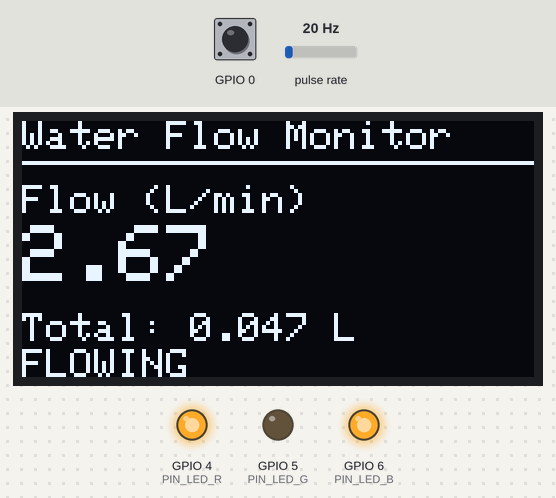
A program run on a simulated ESP32-S3. On the bench: 128×64 one-colour display, output pins drawn as LEDs (lit = HIGH). Wiring (inferred from the names in the program): pulse sensor: data GPIO 7. Inputs (shaded band) come from the test bench; at power-on: pulse rate 20 Hz, GPIO 0 HIGH. EEPROM starts erased; what the program prints to the serial monitor is not drawn.

Above: at 2.8 s.
2.9 s: pulse rate (sensor on GPIO 7) set to 4 Hz
At 4.5 s:
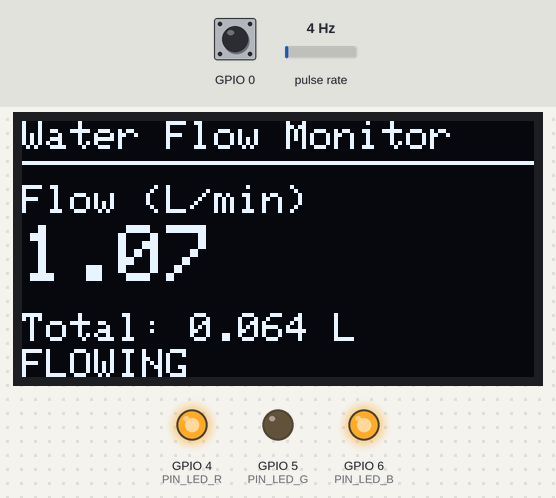
5.9 s: GPIO 0 pulled LOW for 3.2 s
At 10.4 s:
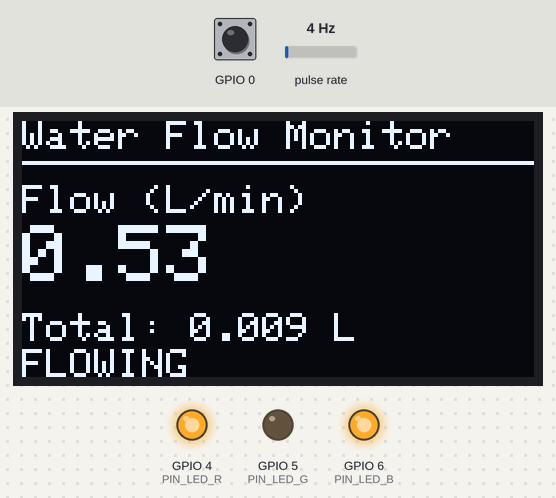
12.1 s: pulse rate (sensor on GPIO 7) set to 50 Hz
At 13.5 s:
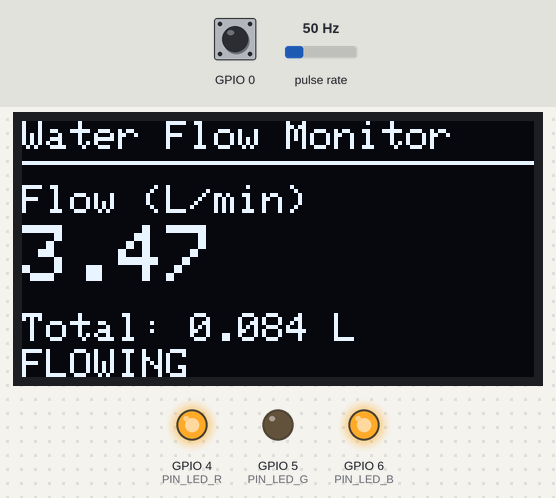
15.1 s: pulse rate (sensor on GPIO 7) set to 100 Hz
At 16.2 s:
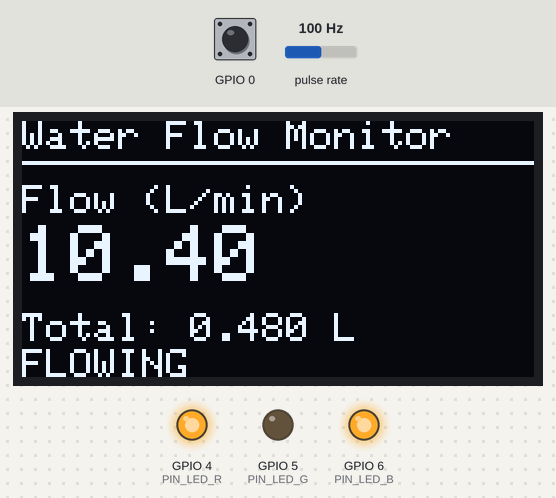
18.1 s: GPIO 0 pulled LOW for 3.2 s
At 22.1 s:
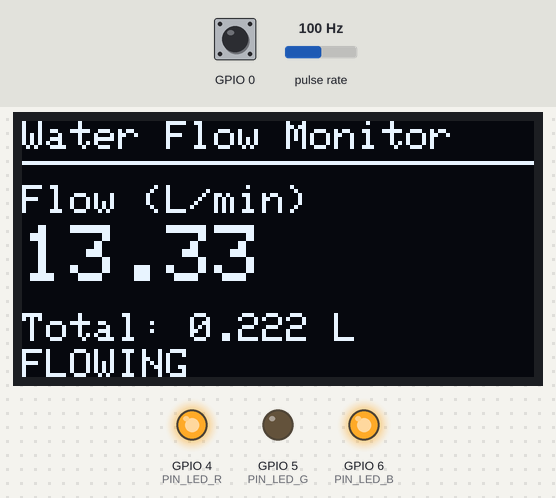
Timing chart, 0 to 23.6 s (numbered marks = the images above; inputs shaded):
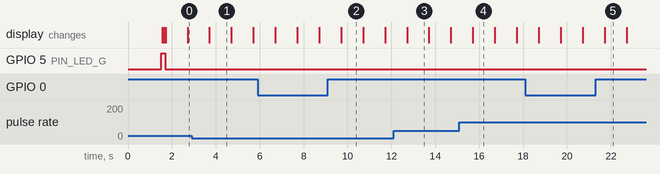

Measured:
- what the display in image 1 shows lasts 1.0 s, from 3.7 s to 4.7 s

The program:

main.cpp
```cpp
#include <Arduino.h>
#include <Wire.h>
#include <Adafruit_GFX.h>
#include <Adafruit_SSD1306.h>
#include <Preferences.h>
#include <WiFi.h>
#include <PubSubClient.h>
#include <WiFiClientSecure.h>
#include <HTTPClient.h>
#include "pins.h"
#include "secrets.h"
#include "config.h"

Adafruit_SSD1306 oled(128, 64, &Wire, -1);
bool oledOk = false;

static const float PULSES_PER_LITER = 450.0f;

volatile uint32_t pulses = 0;
uint32_t totalPulses = 0;
uint32_t savedPulses = 0;
uint32_t unsentPulses = 0;
Preferences store;

WiFiClient net;
PubSubClient mqtt(net);
const bool netEnabled = strlen(WIFI_SSID) > 0 && strlen(TB_TOKEN) > 0;
float lastLpm = 0;
uint32_t flowSeconds = 0;
uint32_t idleSeconds = 0;
uint32_t nextAlertAt = ALERT_STEP_SECONDS;
bool testAlertPending = false;

volatile uint32_t lastPulseUs = 0;

void IRAM_ATTR onPulse() {
  uint32_t now = micros();
  if (now - lastPulseUs < 2000) return;
  lastPulseUs = now;
  pulses++;
}

void out(const String &s) {
  Serial.println(s);
  Serial0.println(s);
}

void ledWrite(int pin, bool on) {
  if (pin < 0) return;
  digitalWrite(pin, (on ^ LED_COMMON_ANODE) ? HIGH : LOW);
}

void setLed(bool r, bool g, bool b) {
  ledWrite(PIN_LED_R, r);
  ledWrite(PIN_LED_G, g);
  ledWrite(PIN_LED_B, b);
}

int sendAlert(uint32_t seconds, float lpm, float liters, bool test) {
  if (WiFi.status() != WL_CONNECTED) return 0;
  WiFiClientSecure tls;
  tls.setInsecure();
  HTTPClient http;
  if (!http.begin(tls, ALERT_URL)) return 0;
  http.addHeader("Content-Type", "application/json");
  http.addHeader("x-device-key", WATER_DEVICE_KEY);
  String json = "{\"room\":\"" + String(DEVICE_ROOM) + "\",\"minutes\":" + String(seconds / 60.0, 1) +
                ",\"flow_lpm\":" + String(lpm, 2) + ",\"total_l\":" + String(liters, 1) +
                ",\"step\":" + String(ALERT_STEP_SECONDS / 60.0, 1) + (test ? ",\"test\":true}" : "}");
  int code = http.POST(json);
  String resp = code > 0 ? http.getString() : "";
  http.end();
  out("แจ้งเตือนน้ำ " + String(seconds) + " วินาที: HTTP " + String(code) + (resp.indexOf("\"skipped\":true") >= 0 ? " (ยังไม่ถึงเวลาที่ตั้งไว้)" : ""));
  return code;
}

void resetTotal() {
  totalPulses = savedPulses = 0;
  store.putUInt("pulses", 0);
  out("ล้างปริมาณรวมแล้ว");
}

void onRpc(char *topic, byte *payload, unsigned int len) {
  String body;
  for (unsigned int i = 0; i < len; i++) body += (char)payload[i];
  String t(topic);
  String id = t.substring(t.lastIndexOf('/') + 1);
  if (body.indexOf("\"testAlert\"") >= 0) {
    testAlertPending = true;
    mqtt.publish(("v1/devices/me/rpc/response/" + id).c_str(), "{\"ok\":true}");
    return;
  }
  if (body.indexOf("\"resetTotal\"") >= 0) {
    resetTotal();
    mqtt.publish(("v1/devices/me/rpc/response/" + id).c_str(), "{\"ok\":true}");
  }
}

void netLoop() {
  if (!netEnabled) return;
  static uint32_t lastTry = 0;
  if (WiFi.status() != WL_CONNECTED) {
    if (millis() - lastTry > 10000) {
      lastTry = millis();
      WiFi.disconnect();
      WiFi.begin(WIFI_SSID, WIFI_PASS);
      out("Wi-Fi: กำลังเชื่อมต่อ " + String(WIFI_SSID));
    }
    return;
  }
  if (!mqtt.connected()) {
    if (millis() - lastTry > 5000) {
      lastTry = millis();
      if (mqtt.connect("waterflow-board", TB_TOKEN, nullptr)) {
        mqtt.subscribe("v1/devices/me/rpc/request/+");
        out("ThingsBoard: เชื่อมต่อแล้ว (" + WiFi.localIP().toString() + ")");
      } else {
        out("ThingsBoard: เชื่อมต่อไม่ได้ รหัส " + String(mqtt.state()));
      }
    }
    return;
  }
  mqtt.loop();
}

void sendTelemetry(float lpm, float liters, bool flowing) {
  if (!mqtt.connected()) return;
  uint32_t used = unsentPulses;
  String json = "{\"flow_lpm\":" + String(lpm, 2) + ",\"total_l\":" + String(liters, 3) +
                ",\"flowing\":" + String(flowing ? "true" : "false") + ",\"rssi\":" + String(WiFi.RSSI()) + ",\"flow_seconds\":" + String(flowSeconds) + ",\"leak\":" + String(flowSeconds >= LEAK_SECONDS ? "true" : "false") +
                (used ? ",\"used_l\":" + String(used / PULSES_PER_LITER, 4) : "") + "}";
  if (mqtt.publish("v1/devices/me/telemetry", json.c_str())) unsentPulses -= used;
}

void scanI2C() {
  if (PIN_SDA < 0 || PIN_SCL < 0) {
    out("I2C: ยังไม่ได้กำหนดขา SDA/SCL ข้ามการค้นหาจอ");
    return;
  }
  Wire.begin(PIN_SDA, PIN_SCL);
  int found = 0;
  for (uint8_t a = 1; a < 127; a++) {
    Wire.beginTransmission(a);
    if (Wire.endTransmission() == 0) {
      out("I2C: เจออุปกรณ์ที่ 0x" + String(a, HEX) + (a == 0x3C || a == 0x3D ? " (น่าจะเป็นจอ OLED)" : ""));
      found++;
    }
  }
  if (!found) out("I2C: ไม่เจออุปกรณ์ ตรวจรอยบัดกรีจอ OLED และขา SDA/SCL");
}

void setup() {
  Serial.begin(115200);
  Serial0.begin(115200);
  delay(1500);
  out("\n=== บอร์ดวัดน้ำ: ทดสอบขั้นที่ 1 ===");
  out("ชิป: " + String(ESP.getChipModel()) + " rev " + String(ESP.getChipRevision()));
  out("Flash: " + String(ESP.getFlashChipSize() / (1024 * 1024)) + " MB, PSRAM: " + String(ESP.getPsramSize() / (1024 * 1024)) + " MB");

  for (int p : {PIN_LED_R, PIN_LED_G, PIN_LED_B}) if (p >= 0) pinMode(p, OUTPUT);
  setLed(0, 0, 0);

  store.begin("water", false);
  totalPulses = savedPulses = store.getUInt("pulses", 0);
  out("ปริมาณรวมที่บันทึกไว้: " + String(totalPulses / PULSES_PER_LITER, 3) + " L");

  scanI2C();
  oledOk = oled.begin(SSD1306_SWITCHCAPVCC, 0x3C) || oled.begin(SSD1306_SWITCHCAPVCC, 0x3D);
  out(oledOk ? "จอ OLED: เริ่มทำงาน" : "จอ OLED: เริ่มไม่ได้ ตรวจรอยบัดกรี U7");
  if (oledOk) {
    oled.clearDisplay();
    oled.setTextColor(SSD1306_WHITE);
    oled.setTextSize(1);
    oled.setCursor(0, 0);
    oled.println("Water Flow Monitor");
    oled.println("starting...");
    oled.display();
  }

  if (netEnabled) {
    WiFi.mode(WIFI_STA);
    WiFi.begin(WIFI_SSID, WIFI_PASS);
    mqtt.setServer(TB_HOST, TB_PORT);
    mqtt.setCallback(onRpc);
    out("Wi-Fi: กำลังเชื่อมต่อ " + String(WIFI_SSID));
  } else {
    out("Wi-Fi: ยังไม่ได้กรอก WIFI_SSID หรือ TB_TOKEN ใน include/secrets.h ทำงานแบบออฟไลน์");
  }

  pinMode(0, INPUT_PULLUP);
  pinMode(PIN_FLOW, INPUT_PULLUP);
  attachInterrupt(digitalPinToInterrupt(PIN_FLOW), onPulse, FALLING);
  out("เซนเซอร์น้ำ: รอสัญญาณที่ GPIO" + String(PIN_FLOW) + " ลองเป่าหรือหมุนใบพัดเซนเซอร์ดู");
}

void loop() {
  netLoop();

  static uint32_t pressedAt = 0;
  if (digitalRead(0) == LOW) {
    if (!pressedAt) pressedAt = millis();
    if (millis() - pressedAt > 3000) {
      resetTotal();
      pressedAt = 0;
      while (digitalRead(0) == LOW) delay(10);
    }
  } else {
    pressedAt = 0;
  }

  static uint32_t last = 0;
  if (millis() - last < 1000) return;
  last = millis();

  noInterrupts();
  uint32_t n = pulses;
  pulses = 0;
  interrupts();
  totalPulses += n;
  unsentPulses += n;

  static uint8_t tick = 0;
  if (++tick >= 10) {
    tick = 0;
    if (totalPulses != savedPulses) {
      store.putUInt("pulses", totalPulses);
      savedPulses = totalPulses;
    }
  }

  float lpm = (n / 7.5f);
  float liters = totalPulses / PULSES_PER_LITER;
  String line = "พัลส์/วินาที=" + String(n) + "  อัตราไหล=" + String(lpm, 2) + " L/min  รวม=" + String(liters, 3) + " L";
  if (netEnabled) line += "  wifi=" + String(WiFi.status()) + " mqtt=" + String(mqtt.state());
  out(line);

  if (n > 0) {
    flowSeconds += 1 + idleSeconds;
    idleSeconds = 0;
  } else if (flowSeconds > 0 && ++idleSeconds > FLOW_GAP_SECONDS) {
    flowSeconds = 0;
    idleSeconds = 0;
    nextAlertAt = ALERT_STEP_SECONDS;
  }
  bool leak = flowSeconds >= LEAK_SECONDS;
  if (flowSeconds >= nextAlertAt && sendAlert(nextAlertAt, lpm, liters, false) > 0) nextAlertAt += ALERT_STEP_SECONDS;
  if (testAlertPending) {
    testAlertPending = false;
    sendAlert(flowSeconds, lpm, liters, true);
  }

  setLed(leak, n > 0 && !leak, n == 0);

  static uint8_t sendTick = 0;
  if (++sendTick >= 5 || (n > 0) != (lastLpm > 0)) {
    sendTick = 0;
    sendTelemetry(lpm, liters, n > 0);
  }
  lastLpm = lpm;

  if (oledOk) {
    oled.clearDisplay();
    oled.setTextSize(1);
    oled.setCursor(0, 0);
    oled.println("Water Flow Monitor");
    oled.drawLine(0, 10, 127, 10, SSD1306_WHITE);
    oled.setCursor(0, 16);
    oled.println("Flow (L/min)");
    oled.setTextSize(2);
    oled.setCursor(0, 26);
    oled.println(String(lpm, 2));
    oled.setTextSize(1);
    oled.setCursor(0, 48);
    oled.print("Total: ");
    oled.print(String(liters, 3));
    oled.println(" L");
    oled.setCursor(0, 57);
    oled.print(leak ? "LEAK?" : n > 0 ? "FLOWING" : "idle");
    if (netEnabled) {
      oled.setCursor(80, 57);
      oled.print(mqtt.connected() ? "TB ok" : WiFi.status() == WL_CONNECTED ? "WiFi" : "no WiFi");
    }
    oled.display();
  }
}
```

secrets.example.h
```cpp
#pragma once

#define WIFI_SSID ""
#define WIFI_PASS ""

#define TB_HOST  "mqtt.thingsboard.cloud"
#define TB_PORT  1883
#define TB_TOKEN ""

#define ALERT_URL "https://fqulmyrtkzqltfcqqhtv.supabase.co/functions/v1/water-alert"
#define WATER_DEVICE_KEY ""
```

config.h
```cpp
#pragma once

#define DEVICE_ROOM "A1-01"
#define LEAK_SECONDS 600
#define ALERT_STEP_SECONDS 30
#define FLOW_GAP_SECONDS 3
```

pins.h
```cpp
#pragma once

#define PIN_FLOW   7

#define PIN_SDA    16
#define PIN_SCL    15

#define PIN_LED_R  4
#define PIN_LED_G  5
#define PIN_LED_B  6
#define LED_COMMON_ANODE 1
```
